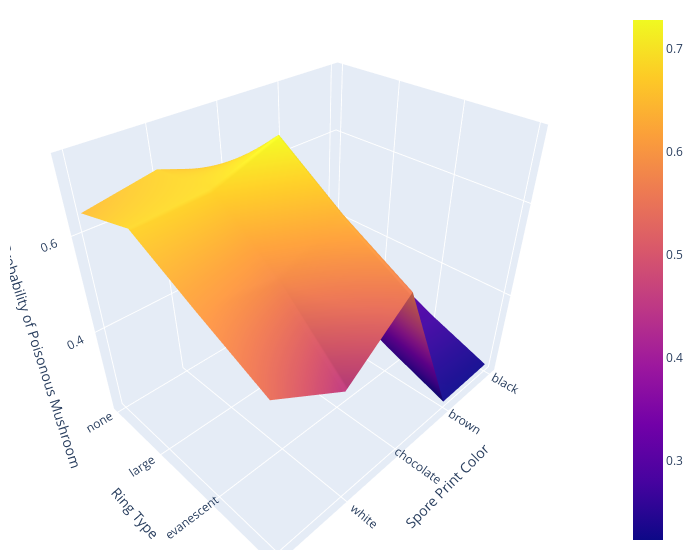

Source (notebook cell):
### Code cell
import plotly.graph_objs as go

surface = go.Surface(
    x=pdp.columns,
    y=pdp.index,
    z=pdp.values
)

fig = go.Figure(surface)
fig.update_layout(scene = dict(
                    xaxis_title='Spore Print Color',
                    yaxis_title='Ring Type',
                    zaxis_title='Predicted Probability of Poisonous Mushroom'),
                    width=700,
                    margin=dict(r=20, b=10, l=10, t=10))

fig.show()

### Figure 1 — Plotly figure (JSON) as saved in the notebook; plotly's stock layout.template omitted (floating-point values rounded to 4 significant figures)
{"data": [{"type": "surface", "x": ["black", "brown", "chocolate", "white", "buff"], "y": ["none", "large", "evanescent", "pendant"], "z": [[0.2869, 0.2831, 0.6191, 0.6664, 0.6405], [0.3406, 0.3368, 0.7281, 0.6804, 0.6737], [0.2774, 0.2736, 0.6378, 0.583, 0.6066], [0.2253, 0.2226, 0.5623, 0.4558, 0.5435]]}], "layout": {"margin": {"b": 10, "l": 10, "r": 20, "t": 10}, "scene": {"xaxis": {"title": {"text": "Spore Print Color"}}, "yaxis": {"title": {"text": "Ring Type"}}, "zaxis": {"title": {"text": "Predicted Probability of Poisonous Mushroom"}}}, "width": 700}}
